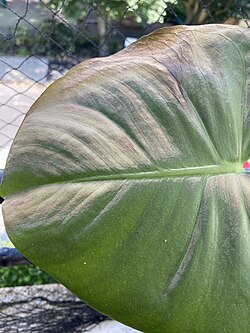
#> input picture datasets/example_plants/data/01_curated/images/img_000000.jpg, 250 x 333 px
$ python degrade_probe.py
#> lines starting #> are read from the running program, lines starting #| are printed output that depends on the picture
### scripts/common.py
"""공용 유틸리티: 경로, 설정 로드, CSV 헬퍼, 이미지 검증."""
from __future__ import annotations

import csv
import os
from datetime import date
from pathlib import Path

import yaml

# --- 경로 -------------------------------------------------------------------
# scripts/common.py 기준으로 저장소 루트(composition_dataset/)를 계산.
# ROOT 는 **코드·설정의 루트**다(scripts/, config/, tests/). 데이터셋과 무관하다.
ROOT = Path(__file__).resolve().parent.parent

# DATASET_DIR — **데이터셋의 루트**(taxonomy·queries·data·annotations).
# 코드는 하나인데 데이터셋은 여러 개일 수 있으므로 둘을 가른다.
#   DATASET_DIR=datasets/food          python scripts/...      # 다른 데이터셋
#   DATASET_DIR=tests/fixtures/domain_min python scripts/...   # 가짜 도메인으로 회귀 테스트
# 지정하지 않으면 DEFAULT_DATASET.
DEFAULT_DATASET = "datasets/example_plants"
_ds = os.environ.get("DATASET_DIR", "").strip() or DEFAULT_DATASET
DATASET_ROOT = (Path(_ds) if Path(_ds).is_absolute() else ROOT / _ds).resolve()
DATASET = DATASET_ROOT.name

TAXONOMY_PATH = DATASET_ROOT / "taxonomy.yaml"
QUERIES_PATH = DATASET_ROOT / "queries.yaml"
DATA = DATASET_ROOT / "data"
RAW = DATA / "00_raw"
CURATED = DATA / "01_curated"
CURATED_IMAGES = CURATED / "images"
REJECTED = CURATED / "rejected"
PROCESSED = DATA / "02_processed"
SPLITS = DATA / "03_splits"
SAMPLES = DATA / "04_samples"
ANNOTATIONS = DATASET_ROOT / "annotations"

# 배포 루트도 데이터셋마다 하나씩. sites/<데이터셋>/ 안에 .vercel(프로젝트 링크)과
# vercel.json(COOP/COEP 헤더)이 산다. 앱은 여기로 복사돼 배포된다.
SITE = ROOT / "sites" / DATASET

RAW_META = ANNOTATIONS / "raw_metadata.csv"
MASTER_META = ANNOTATIONS / "master_metadata.csv"
# 자동라벨 불변 스냅샷: master 는 사람 검수로 덮이므로 '모델이 원래 뭐라 했는지'가 사라진다.
# 축 감사(check/axis_audit.py)가 모델을 채점하려면 이 원본이 반드시 있어야 한다.
AUTO_LABELS = ANNOTATIONS / "auto_labels.csv"

RAW_META_FIELDS = [
    "raw_file", "source", "category", "search_query",
    "source_url", "downloaded_at", "license", "author",
]

IMAGE_EXTS = {".jpg", ".jpeg", ".png", ".webp"}

# --- 라벨 축 정의 (SSOT = taxonomy.yaml 의 `_axes`) ---------------------------
# 템플릿화: 새 이미지셋은 taxonomy.yaml 만 갈아끼우면 전 파이프라인·검수앱이 따라온다.
# (key, 표시명, 멀티선택). 멀티축 값은 CSV 에서 ';' 로 연결.
def _load_axis_schema():
    """taxonomy.yaml 의 _axes 에서 축 스키마를 읽는다.

    **폴백하지 않는다.** 예전엔 _axes 가 없으면 인물 도메인 축 7개로 되돌아갔다.
    그 폴백이 있으면 새 도메인이 taxonomy 를 잘못 써도 조용히 인물 축으로 돌아가서,
    "왜 내 라벨이 CSV 에 안 들어오지?" 를 며칠씩 헤매게 된다. 조용한 폴백보다 시끄러운 실패가 낫다.
    """
    try:
        with open(TAXONOMY_PATH, "r", encoding="utf-8") as f:
            tx = yaml.safe_load(f) or {}
    except OSError as e:
        raise SystemExit(f"taxonomy 를 읽을 수 없습니다: {TAXONOMY_PATH}\n  {e}\n"
                         f"  DATASET_DIR 이 맞습니까? (현재: {DATASET_ROOT})") from e
    meta = tx.get("_axes")
    if not meta:
        raise SystemExit(f"{TAXONOMY_PATH} 에 `_axes` 가 없습니다 — 축을 선언해야 합니다.\n"
                         f"  예시는 datasets/food/taxonomy.yaml 을 보세요.")
    axes = [(a["key"], a.get("name", a["key"]), bool(a.get("multi", False))) for a in meta]
    comp = [a["key"] for a in meta if a.get("composition")] or [a[0] for a in axes]
    modes = {a["key"]: a.get("mode", "assisted") for a in meta}
    return axes, comp, int(tx.get("_coverage_min", 10)), modes


AXES, COMP_AXES, COVERAGE_MIN, AXIS_MODE = _load_axis_schema()
LABEL_AXES = [k for k, _, _ in AXES]
MULTI_AXES = {k for k, _, m in AXES if m}

# 축 운영 모드 (taxonomy._axes.mode) — check/axis_audit.py 판정이 그대로 대응된다.
#   assisted 자동라벨+검수 · human 사람 전용(AI 제안 없음) · derived 시스템이 채움(검수 UI 제외)
REVIEW_AXES = [k for k, _, _ in AXES if AXIS_MODE.get(k, "assisted") != "derived"]
DERIVED_AXES = [k for k, _, _ in AXES if AXIS_MODE.get(k) == "derived"]

# 자동라벨 스냅샷 스키마 — 축은 taxonomy 에서 파생되므로 도메인이 바뀌어도 따라온다.
AUTO_LABEL_FIELDS = ["image_id", *LABEL_AXES, "quality_score", "status", "labeled_at"]


def _load_extra_fields() -> list[str]:
    """taxonomy._extra_fields — 이 도메인에만 있는 CSV 컬럼(예: korean_prob).

    도메인 특정 스코어를 CSV 스키마에 박아두면 다른 도메인에서 죽은 컬럼이 된다.
    필요한 도메인이 스스로 선언하게 한다.
    """
    try:
        with open(TAXONOMY_PATH, "r", encoding="utf-8") as f:
            tx = yaml.safe_load(f) or {}
    except OSError:
        return []
    return [str(x) for x in (tx.get("_extra_fields") or [])]


EXTRA_FIELDS = _load_extra_fields()

# master CSV 스키마 — **축은 taxonomy 에서 파생된다.**
# 예전엔 where/pose_action/gender/korean_prob 가 리터럴로 박혀 있어, 새 도메인의 축이
# CSV 에 아예 저장되지 않았다(라벨을 붙여도 사라진다). 가장 조용하고 치명적인 실패였다.
MASTER_FIELDS = [
    "image_id", "file_path", "source", "source_url", "downloaded_at",
    "width", "height",
    *LABEL_AXES,                              # ← taxonomy._axes 에서
    "quality_score", "status", "notes",
    "license", "author", "usage_allowed", "phash",
    *EXTRA_FIELDS,                            # ← taxonomy._extra_fields 에서
    "reviewed", "reviewer", "reviewed_at",
]


# CLIP 모델 계열 (라벨러·인덱스가 반드시 같은 계열이어야 함 — AUDIT.md §1)
CLIP_MODEL = os.environ.get("CLIP_MODEL", "ViT-H-14")
CLIP_PRETRAINED = os.environ.get("CLIP_PRETRAINED", "laion2b_s32b_b79k")


def image_path(row_or_path) -> Path:
    """CSV 의 file_path → 실제 파일 경로.

    **file_path 는 데이터셋 루트 기준 상대경로다**(예: "data/01_curated/images/img_1.jpg").
    저장소 루트 기준으로 두면 데이터셋을 폴더째 옮기는 순간 전부 깨진다 —
    실제로 datasets/composition/ 으로 옮길 때 그 문제가 드러났다.
    데이터셋은 자기완결적이어야 한다.
    """
    fp = row_or_path["file_path"] if isinstance(row_or_path, dict) else str(row_or_path)
    return DATASET_ROOT / fp


# [25 lines left out: functions raw_path, rel, split_codes, not called in this run]


def today() -> str:
    return date.today().isoformat()


def load_yaml(path: Path) -> dict:
    with open(path, "r", encoding="utf-8") as f:
        return yaml.safe_load(f)


# [58 lines left out: functions load_taxonomy, load_semantic, has_capability, load_curation, not called in this run]


def load_queries() -> dict:
    return load_yaml(QUERIES_PATH)


# [4 lines left out: function all_taxonomy_codes, not called in this run]


# --- CSV 헬퍼 ---------------------------------------------------------------
BACKUPS = ANNOTATIONS / "_backups"


# [29 lines left out: functions backup_csv, write_json_atomic, append_row, not called in this run]


def read_rows(path: Path) -> list[dict]:
    if not path.exists():
        return []
    with open(path, "r", newline="", encoding="utf-8") as f:
#> (reads datasets/example_plants/annotations/master_metadata.csv from the repository)
        return list(csv.DictReader(f))


# [32 lines left out: functions write_rows, image_dimensions, load_env, not called in this run]


def env(key: str) -> str | None:
    v = os.environ.get(key, "").strip()
    return v or None

### scripts/check/degrade_probe.py
"""열화 입력 프로브 — 라이브 카메라처럼 '깨끗하지 않은' 입력에서도 신호가 버티는가.

왜 필요한가:
    포즈캠 벤치는 각 이미지의 **갤러리 임베딩을 그대로 라이브 입력으로 재사용**한다. 즉
    '라이브 추출이 완벽하다'고 가정한다. 실제 카메라 프레임은 해상도·압축·블러가 다르므로
    그 가정은 낙관적이다. 어떤 모델은 이 열화에 강인하고 어떤 모델은 무너진다.
    강인함이 다르면 **벤치에서 이긴 모델이 실전에서 질 수 있다.**

무엇을 하나:
    원본 이미지를 앱 썸네일과 같은 수준(짧은 변 190px, JPEG q70)으로 열화시켜 다시 임베딩하고,
    그 벡터를 '라이브'로 삼아 인덱스(원본 기반)에서 이웃을 찾는다. 원본을 라이브로 썼을 때와
    이웃이 얼마나 겹치는지가 곧 **그 신호의 열화 내성**이다.

사용:
    python scripts/check/degrade_probe.py            # 전 시각 신호 비교
    python scripts/check/degrade_probe.py --n 300    # 표본 축소(빠르게)
"""
from __future__ import annotations

import argparse
import base64
import io
import json
import subprocess
import sys
import tempfile
from pathlib import Path

SCRIPTS = Path(__file__).resolve().parent.parent
sys.path.insert(0, str(SCRIPTS))

import common  # noqa: E402

THUMB = 190       # 앱 썸네일과 동일 (app.py --thumb)
QUALITY = 70
TOP_K = 10


def _dequant(v):
    import numpy as np
    raw = base64.b64decode(v["b"])
    return np.frombuffer(raw, dtype=np.int8).astype(np.float32) * float(v["s"])


def main() -> int:
    ap = argparse.ArgumentParser(description="저화질 입력에 대한 신호별 내성 측정")
    ap.add_argument("--n", type=int, default=400, help="표본 장수")
    args = ap.parse_args()

    import numpy as np
    from PIL import Image

    rows = [r for r in common.read_rows(common.MASTER_META) if r.get("status") == "approved"]
    rows = [r for r in rows if (common.image_path(r)).exists()][:args.n]
    print(f"표본 {len(rows)}장 — 원본을 {THUMB}px/q{QUALITY} 로 열화시켜 다시 임베딩한다")

    tmp = Path(tempfile.mkdtemp(prefix="degrade_"))
    items = []
    for r in rows:
        p = tmp / f"{r['image_id']}.jpg"
        with Image.open(common.image_path(r)) as im:
#> im is the input picture: PIL image 250x333 RGB; mean R, G, B 122.5, 133.4, 111.4
            im = im.convert("RGB")
            im.thumbnail((THUMB, THUMB))
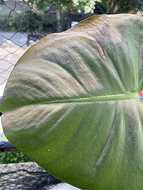
#> im: PIL image 143x190 RGB; mean R, G, B 122.5, 133.4, 111.3
            im.save(p, format="JPEG", quality=QUALITY)
        items.append({"id": r["image_id"], "path": str(p)})
#> pass 2 of the loop in main, `for r in rows:`:
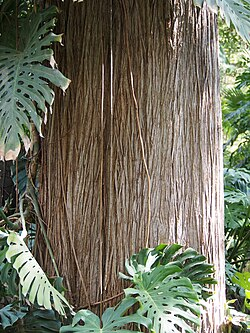
#> input picture datasets/example_plants/data/01_curated/images/img_000001.jpg, 250 x 333 px
#> in main, im is the input picture: PIL image 250x333 RGB; mean R, G, B 113.7, 113.1, 95.8
#> in main, `im.thumbnail((THUMB, THUMB))`:
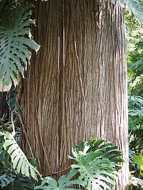
#> im: PIL image 143x190 RGB; mean R, G, B 113.7, 113.1, 95.8
    ids_json = tmp / "ids.json"
    ids_json.write_text(json.dumps(items), encoding="utf-8")

    results = {}
    for sig in ("dino", "visual"):
        idx_p = common.ANNOTATIONS / f"{sig}_index.json"
        emb_dir = SCRIPTS / "index" / f"{sig}_embed"
        if not idx_p.exists() or not emb_dir.exists():
            continue
        idx_head = json.loads(idx_p.read_text(encoding="utf-8"))
        raw_out = tmp / f"{sig}_degraded.json"
        # 인덱스를 만든 것과 **똑같은 dtype·입력크기**로 열화 임베딩을 뽑아야 한다.
        # 다르면 여기서 재는 게 '열화 내성'이 아니라 'dtype 불일치'가 되어버린다.
        argv = ["node", "embed.mjs", str(ids_json), str(raw_out)]
        if idx_head.get("dtype"):
            argv.append(str(idx_head["dtype"]))
            argv.append(str(idx_head.get("input_size") or ""))
        print(f"\n[{sig}] 열화 이미지 임베딩 (dtype={idx_head.get('dtype') or '기본'})…")
        rc = subprocess.run(argv, cwd=emb_dir, capture_output=True, text=True)
        if rc.returncode or not raw_out.exists():
            print(f"  실패: {rc.stderr[-200:]}")
            continue

        idx = idx_head
        deg = json.loads(raw_out.read_text(encoding="utf-8"))
        keep = [i["id"] for i in items if i["id"] in deg and i["id"] in idx["emb"]]
        if len(keep) < 50:
            print(f"  표본 부족 {len(keep)}")
            continue

        # 갤러리(원본 기반, PCA 후) 벡터
        G = np.stack([_dequant(idx["emb"][i]) for i in keep])
        G /= np.linalg.norm(G, axis=1, keepdims=True) + 1e-9

        # 열화 라이브 벡터를 **앱과 똑같은 방식**으로 같은 PCA 공간에 사영한다
        mean = np.asarray(idx["mean"], dtype=np.float32)
        comps = np.stack([_dequant({"b": b, "s": s})
                          for b, s in zip(idx["comps"], idx["comps_s"])])
        L = np.stack([np.asarray(deg[i], dtype=np.float32) for i in keep])
        Y = (L - mean) @ comps.T
        Y /= np.linalg.norm(Y, axis=1, keepdims=True) + 1e-9

        # ① 자기 자신과의 코사인 (같은 이미지인데 벡터가 얼마나 흔들리나)
        self_cos = float(np.mean(np.sum(Y * G, axis=1)))
        # ② 이웃 유지율 — 진짜 중요한 것. 열화 전 top-K 이웃을 열화 후에도 찾아내는가.
        S_clean = G @ G.T
        np.fill_diagonal(S_clean, -2)
        S_deg = Y @ G.T
        for k in range(len(keep)):
            S_deg[k, k] = -2
        keep_rate = []
        for k in range(len(keep)):
            a = set(np.argpartition(-S_clean[k], TOP_K)[:TOP_K])
            b = set(np.argpartition(-S_deg[k], TOP_K)[:TOP_K])
            keep_rate.append(len(a & b) / TOP_K)
        results[sig] = (self_cos, float(np.mean(keep_rate)), len(keep))

    print(f"\n{'신호':10s}{'자기 코사인':>12s}{'이웃 유지율':>12s}   해석")
    print("-" * 62)
    for sig, (sc, kr, n) in sorted(results.items(), key=lambda x: -x[1][1]):
        note = "강인" if kr >= 0.6 else ("보통" if kr >= 0.4 else "취약 — 라이브에서 무너질 수 있다")
        print(f"{sig:10s}{sc:12.3f}{kr:12.1%}   {note}  (n={n})")
    print("\n이웃 유지율 = 깨끗한 입력으로 찾은 top-10 이웃을 열화 입력으로도 몇 개나 찾아내는가.")
    print("이 값이 낮은 신호는 벤치(완벽 추출 가정)에서 이겨도 실제 카메라에서는 질 수 있다.")
    return 0


if __name__ == "__main__":
    raise SystemExit(main())
#> (the program exits here)
